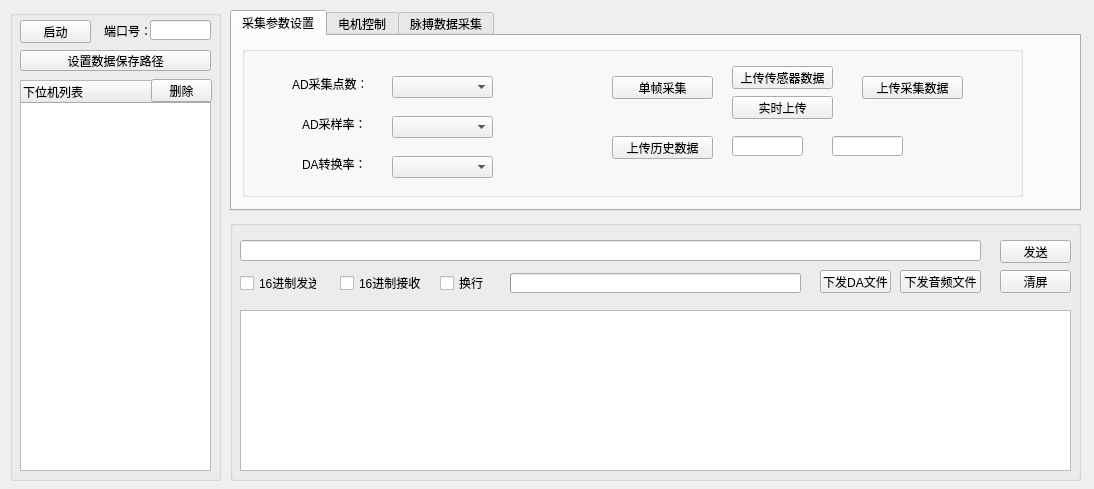
<?xml version="1.0" encoding="UTF-8"?>
<ui version="4.0">
 <class>CtcpEcs</class>
 <widget class="QWidget" name="CtcpEcs">
  <property name="geometry">
   <rect>
    <x>0</x>
    <y>0</y>
    <width>1094</width>
    <height>489</height>
   </rect>
  </property>
  <property name="minimumSize">
   <size>
    <width>1094</width>
    <height>489</height>
   </size>
  </property>
  <property name="maximumSize">
   <size>
    <width>1094</width>
    <height>489</height>
   </size>
  </property>
  <property name="windowTitle">
   <string>CtcpEcs</string>
  </property>
  <widget class="QTabWidget" name="tabWidget">
   <property name="geometry">
    <rect>
     <x>230</x>
     <y>10</y>
     <width>851</width>
     <height>201</height>
    </rect>
   </property>
   <property name="minimumSize">
    <size>
     <width>851</width>
     <height>201</height>
    </size>
   </property>
   <property name="currentIndex">
    <number>0</number>
   </property>
   <property name="tabBarAutoHide">
    <bool>false</bool>
   </property>
   <widget class="QWidget" name="configure">
    <attribute name="title">
     <string>采集参数设置</string>
    </attribute>
    <widget class="QGroupBox" name="groupBox_5">
     <property name="geometry">
      <rect>
       <x>10</x>
       <y>10</y>
       <width>781</width>
       <height>151</height>
      </rect>
     </property>
     <property name="title">
      <string/>
     </property>
     <widget class="QComboBox" name="ADrate">
      <property name="geometry">
       <rect>
        <x>150</x>
        <y>70</y>
        <width>101</width>
        <height>22</height>
       </rect>
      </property>
     </widget>
     <widget class="QLabel" name="label_4">
      <property name="geometry">
       <rect>
        <x>60</x>
        <y>70</y>
        <width>71</width>
        <height>16</height>
       </rect>
      </property>
      <property name="text">
       <string>AD采样率：</string>
      </property>
     </widget>
     <widget class="QPushButton" name="upload3">
      <property name="geometry">
       <rect>
        <x>370</x>
        <y>90</y>
        <width>101</width>
        <height>23</height>
       </rect>
      </property>
      <property name="text">
       <string>上传历史数据</string>
      </property>
     </widget>
     <widget class="QLineEdit" name="files">
      <property name="geometry">
       <rect>
        <x>590</x>
        <y>90</y>
        <width>71</width>
        <height>20</height>
       </rect>
      </property>
      <property name="text">
       <string/>
      </property>
     </widget>
     <widget class="QLabel" name="label_5">
      <property name="geometry">
       <rect>
        <x>60</x>
        <y>110</y>
        <width>71</width>
        <height>16</height>
       </rect>
      </property>
      <property name="text">
       <string>DA转换率：</string>
      </property>
     </widget>
     <widget class="QPushButton" name="single">
      <property name="geometry">
       <rect>
        <x>370</x>
        <y>30</y>
        <width>101</width>
        <height>23</height>
       </rect>
      </property>
      <property name="text">
       <string>单帧采集</string>
      </property>
     </widget>
     <widget class="QComboBox" name="ADnum">
      <property name="geometry">
       <rect>
        <x>150</x>
        <y>30</y>
        <width>101</width>
        <height>22</height>
       </rect>
      </property>
     </widget>
     <widget class="QLineEdit" name="folders">
      <property name="geometry">
       <rect>
        <x>490</x>
        <y>90</y>
        <width>71</width>
        <height>20</height>
       </rect>
      </property>
      <property name="text">
       <string/>
      </property>
     </widget>
     <widget class="QLabel" name="label_3">
      <property name="geometry">
       <rect>
        <x>50</x>
        <y>30</y>
        <width>71</width>
        <height>16</height>
       </rect>
      </property>
      <property name="text">
       <string>AD采集点数：</string>
      </property>
     </widget>
     <widget class="QComboBox" name="DArate">
      <property name="geometry">
       <rect>
        <x>150</x>
        <y>110</y>
        <width>101</width>
        <height>22</height>
       </rect>
      </property>
     </widget>
     <widget class="QPushButton" name="upload1">
      <property name="geometry">
       <rect>
        <x>490</x>
        <y>20</y>
        <width>101</width>
        <height>23</height>
       </rect>
      </property>
      <property name="text">
       <string>上传传感器数据</string>
      </property>
     </widget>
     <widget class="QPushButton" name="upload2">
      <property name="geometry">
       <rect>
        <x>620</x>
        <y>30</y>
        <width>101</width>
        <height>23</height>
       </rect>
      </property>
      <property name="text">
       <string>上传采集数据</string>
      </property>
     </widget>
     <widget class="QPushButton" name="upload1_2">
      <property name="geometry">
       <rect>
        <x>490</x>
        <y>50</y>
        <width>101</width>
        <height>23</height>
       </rect>
      </property>
      <property name="text">
       <string>实时上传</string>
      </property>
     </widget>
    </widget>
   </widget>
   <widget class="QWidget" name="motorCtrl">
    <attribute name="title">
     <string>电机控制</string>
    </attribute>
    <widget class="QSlider" name="verticalSlider">
     <property name="geometry">
      <rect>
       <x>90</x>
       <y>10</y>
       <width>21</width>
       <height>151</height>
      </rect>
     </property>
     <property name="minimum">
      <number>-200</number>
     </property>
     <property name="maximum">
      <number>200</number>
     </property>
     <property name="value">
      <number>1</number>
     </property>
     <property name="sliderPosition">
      <number>1</number>
     </property>
     <property name="orientation">
      <enum>Qt::Vertical</enum>
     </property>
     <property name="invertedAppearance">
      <bool>false</bool>
     </property>
     <property name="invertedControls">
      <bool>false</bool>
     </property>
     <property name="tickPosition">
      <enum>QSlider::TicksAbove</enum>
     </property>
     <property name="tickInterval">
      <number>25</number>
     </property>
    </widget>
    <widget class="QSlider" name="horizontalSlider">
     <property name="geometry">
      <rect>
       <x>340</x>
       <y>50</y>
       <width>201</width>
       <height>22</height>
      </rect>
     </property>
     <property name="minimum">
      <number>-200</number>
     </property>
     <property name="maximum">
      <number>200</number>
     </property>
     <property name="orientation">
      <enum>Qt::Horizontal</enum>
     </property>
     <property name="tickPosition">
      <enum>QSlider::TicksAbove</enum>
     </property>
     <property name="tickInterval">
      <number>25</number>
     </property>
    </widget>
    <widget class="QLabel" name="label_2">
     <property name="geometry">
      <rect>
       <x>60</x>
       <y>10</y>
       <width>21</width>
       <height>31</height>
      </rect>
     </property>
     <property name="styleSheet">
      <string notr="true">QLabel
{
	font-size:25px
}</string>
     </property>
     <property name="text">
      <string>↑</string>
     </property>
     <property name="textFormat">
      <enum>Qt::PlainText</enum>
     </property>
     <property name="alignment">
      <set>Qt::AlignLeading|Qt::AlignLeft|Qt::AlignVCenter</set>
     </property>
    </widget>
    <widget class="QLabel" name="label_8">
     <property name="geometry">
      <rect>
       <x>60</x>
       <y>130</y>
       <width>21</width>
       <height>31</height>
      </rect>
     </property>
     <property name="styleSheet">
      <string notr="true">QLabel
{
	font-size:25px
}</string>
     </property>
     <property name="text">
      <string>↓</string>
     </property>
     <property name="textFormat">
      <enum>Qt::PlainText</enum>
     </property>
     <property name="alignment">
      <set>Qt::AlignLeading|Qt::AlignLeft|Qt::AlignVCenter</set>
     </property>
    </widget>
    <widget class="QLabel" name="label_9">
     <property name="geometry">
      <rect>
       <x>340</x>
       <y>70</y>
       <width>31</width>
       <height>31</height>
      </rect>
     </property>
     <property name="styleSheet">
      <string notr="true">QLabel
{
	font-size:25px
}</string>
     </property>
     <property name="text">
      <string>←</string>
     </property>
     <property name="textFormat">
      <enum>Qt::PlainText</enum>
     </property>
     <property name="alignment">
      <set>Qt::AlignLeading|Qt::AlignLeft|Qt::AlignVCenter</set>
     </property>
    </widget>
    <widget class="QLabel" name="label_10">
     <property name="geometry">
      <rect>
       <x>520</x>
       <y>70</y>
       <width>31</width>
       <height>31</height>
      </rect>
     </property>
     <property name="styleSheet">
      <string notr="true">QLabel
{
	font-size:25px
}</string>
     </property>
     <property name="text">
      <string>→</string>
     </property>
     <property name="textFormat">
      <enum>Qt::PlainText</enum>
     </property>
     <property name="alignment">
      <set>Qt::AlignLeading|Qt::AlignLeft|Qt::AlignVCenter</set>
     </property>
    </widget>
    <widget class="QPushButton" name="Stop">
     <property name="geometry">
      <rect>
       <x>210</x>
       <y>50</y>
       <width>51</width>
       <height>41</height>
      </rect>
     </property>
     <property name="text">
      <string>Stop</string>
     </property>
    </widget>
    <widget class="QLabel" name="label_11">
     <property name="geometry">
      <rect>
       <x>40</x>
       <y>70</y>
       <width>41</width>
       <height>16</height>
      </rect>
     </property>
     <property name="text">
      <string>0.0%</string>
     </property>
    </widget>
    <widget class="QLabel" name="label_12">
     <property name="geometry">
      <rect>
       <x>420</x>
       <y>80</y>
       <width>41</width>
       <height>16</height>
      </rect>
     </property>
     <property name="text">
      <string>0.0%</string>
     </property>
    </widget>
    <widget class="QDoubleSpinBox" name="doubleSpinBox">
     <property name="geometry">
      <rect>
       <x>340</x>
       <y>100</y>
       <width>62</width>
       <height>22</height>
      </rect>
     </property>
     <property name="focusPolicy">
      <enum>Qt::NoFocus</enum>
     </property>
     <property name="contextMenuPolicy">
      <enum>Qt::NoContextMenu</enum>
     </property>
     <property name="layoutDirection">
      <enum>Qt::LeftToRight</enum>
     </property>
     <property name="readOnly">
      <bool>false</bool>
     </property>
     <property name="buttonSymbols">
      <enum>QAbstractSpinBox::UpDownArrows</enum>
     </property>
     <property name="suffix">
      <string>%</string>
     </property>
     <property name="decimals">
      <number>1</number>
     </property>
     <property name="minimum">
      <double>-100.000000000000000</double>
     </property>
     <property name="singleStep">
      <double>2.500000000000000</double>
     </property>
    </widget>
    <widget class="QDoubleSpinBox" name="doubleSpinBox_2">
     <property name="geometry">
      <rect>
       <x>480</x>
       <y>100</y>
       <width>62</width>
       <height>22</height>
      </rect>
     </property>
     <property name="mouseTracking">
      <bool>true</bool>
     </property>
     <property name="buttonSymbols">
      <enum>QAbstractSpinBox::UpDownArrows</enum>
     </property>
     <property name="suffix">
      <string>%</string>
     </property>
     <property name="decimals">
      <number>1</number>
     </property>
     <property name="minimum">
      <double>-100.000000000000000</double>
     </property>
     <property name="singleStep">
      <double>2.500000000000000</double>
     </property>
    </widget>
    <widget class="QPushButton" name="motorReset">
     <property name="geometry">
      <rect>
       <x>150</x>
       <y>50</y>
       <width>51</width>
       <height>41</height>
      </rect>
     </property>
     <property name="text">
      <string>ReSet</string>
     </property>
    </widget>
   </widget>
   <widget class="QWidget" name="pulseCtrl">
    <attribute name="title">
     <string>脉搏数据采集</string>
    </attribute>
    <widget class="QGroupBox" name="groupBox">
     <property name="geometry">
      <rect>
       <x>10</x>
       <y>10</y>
       <width>381</width>
       <height>111</height>
      </rect>
     </property>
     <property name="title">
      <string/>
     </property>
     <widget class="QLabel" name="label_6">
      <property name="geometry">
       <rect>
        <x>30</x>
        <y>60</y>
        <width>71</width>
        <height>20</height>
       </rect>
      </property>
      <property name="text">
       <string>文件大小：</string>
      </property>
     </widget>
     <widget class="QPushButton" name="pulseStart">
      <property name="geometry">
       <rect>
        <x>30</x>
        <y>20</y>
        <width>75</width>
        <height>23</height>
       </rect>
      </property>
      <property name="text">
       <string>开始</string>
      </property>
     </widget>
     <widget class="QLineEdit" name="sizeSet">
      <property name="geometry">
       <rect>
        <x>90</x>
        <y>60</y>
        <width>61</width>
        <height>20</height>
       </rect>
      </property>
      <property name="text">
       <string/>
      </property>
     </widget>
     <widget class="QLabel" name="label_7">
      <property name="geometry">
       <rect>
        <x>160</x>
        <y>60</y>
        <width>71</width>
        <height>20</height>
       </rect>
      </property>
      <property name="text">
       <string>* 60KB</string>
      </property>
     </widget>
     <widget class="QPushButton" name="pulseUpload">
      <property name="geometry">
       <rect>
        <x>220</x>
        <y>60</y>
        <width>75</width>
        <height>23</height>
       </rect>
      </property>
      <property name="text">
       <string>上传</string>
      </property>
     </widget>
     <widget class="QPushButton" name="pulseReset">
      <property name="geometry">
       <rect>
        <x>250</x>
        <y>20</y>
        <width>75</width>
        <height>23</height>
       </rect>
      </property>
      <property name="text">
       <string>复位</string>
      </property>
     </widget>
     <widget class="QPushButton" name="PulseStop">
      <property name="geometry">
       <rect>
        <x>140</x>
        <y>20</y>
        <width>75</width>
        <height>23</height>
       </rect>
      </property>
      <property name="text">
       <string>暂停</string>
      </property>
     </widget>
    </widget>
   </widget>
  </widget>
  <widget class="QGroupBox" name="groupBox_2">
   <property name="geometry">
    <rect>
     <x>10</x>
     <y>10</y>
     <width>211</width>
     <height>471</height>
    </rect>
   </property>
   <property name="title">
    <string/>
   </property>
   <widget class="QTreeWidget" name="treeWidget">
    <property name="geometry">
     <rect>
      <x>10</x>
      <y>70</y>
      <width>191</width>
      <height>391</height>
     </rect>
    </property>
    <property name="horizontalScrollBarPolicy">
     <enum>Qt::ScrollBarAlwaysOff</enum>
    </property>
    <property name="dragEnabled">
     <bool>true</bool>
    </property>
    <property name="uniformRowHeights">
     <bool>false</bool>
    </property>
    <property name="animated">
     <bool>false</bool>
    </property>
    <property name="headerHidden">
     <bool>false</bool>
    </property>
    <property name="expandsOnDoubleClick">
     <bool>false</bool>
    </property>
    <property name="columnCount">
     <number>1</number>
    </property>
    <attribute name="headerCascadingSectionResizes">
     <bool>false</bool>
    </attribute>
    <attribute name="headerDefaultSectionSize">
     <number>144</number>
    </attribute>
    <attribute name="headerHighlightSections">
     <bool>false</bool>
    </attribute>
    <attribute name="headerShowSortIndicator" stdset="0">
     <bool>false</bool>
    </attribute>
    <attribute name="headerStretchLastSection">
     <bool>true</bool>
    </attribute>
    <column>
     <property name="text">
      <string>下位机列表</string>
     </property>
     <property name="textAlignment">
      <set>AlignLeading|AlignVCenter</set>
     </property>
    </column>
   </widget>
   <widget class="QPushButton" name="start">
    <property name="geometry">
     <rect>
      <x>10</x>
      <y>10</y>
      <width>71</width>
      <height>23</height>
     </rect>
    </property>
    <property name="text">
     <string>启动</string>
    </property>
   </widget>
   <widget class="QLineEdit" name="portNum">
    <property name="geometry">
     <rect>
      <x>140</x>
      <y>10</y>
      <width>61</width>
      <height>20</height>
     </rect>
    </property>
   </widget>
   <widget class="QLabel" name="label">
    <property name="geometry">
     <rect>
      <x>94</x>
      <y>15</y>
      <width>54</width>
      <height>12</height>
     </rect>
    </property>
    <property name="text">
     <string>端口号：</string>
    </property>
   </widget>
   <widget class="QPushButton" name="del">
    <property name="geometry">
     <rect>
      <x>141</x>
      <y>69</y>
      <width>61</width>
      <height>23</height>
     </rect>
    </property>
    <property name="text">
     <string>删除</string>
    </property>
   </widget>
   <widget class="QPushButton" name="setpath">
    <property name="geometry">
     <rect>
      <x>10</x>
      <y>40</y>
      <width>191</width>
      <height>21</height>
     </rect>
    </property>
    <property name="text">
     <string>设置数据保存路径</string>
    </property>
   </widget>
  </widget>
  <widget class="QGroupBox" name="groupBox_3">
   <property name="geometry">
    <rect>
     <x>230</x>
     <y>220</y>
     <width>851</width>
     <height>261</height>
    </rect>
   </property>
   <property name="title">
    <string/>
   </property>
   <widget class="QPushButton" name="Send">
    <property name="geometry">
     <rect>
      <x>770</x>
      <y>20</y>
      <width>71</width>
      <height>23</height>
     </rect>
    </property>
    <property name="text">
     <string>发送</string>
    </property>
   </widget>
   <widget class="QCheckBox" name="NewLine">
    <property name="geometry">
     <rect>
      <x>210</x>
      <y>55</y>
      <width>83</width>
      <height>16</height>
     </rect>
    </property>
    <property name="text">
     <string>换行</string>
    </property>
   </widget>
   <widget class="QPushButton" name="Clear">
    <property name="geometry">
     <rect>
      <x>770</x>
      <y>50</y>
      <width>71</width>
      <height>23</height>
     </rect>
    </property>
    <property name="text">
     <string>清屏</string>
    </property>
   </widget>
   <widget class="QCheckBox" name="ckHexSend">
    <property name="geometry">
     <rect>
      <x>10</x>
      <y>55</y>
      <width>77</width>
      <height>16</height>
     </rect>
    </property>
    <property name="text">
     <string>16进制发送</string>
    </property>
   </widget>
   <widget class="QCheckBox" name="ckHexReceive">
    <property name="geometry">
     <rect>
      <x>110</x>
      <y>55</y>
      <width>89</width>
      <height>16</height>
     </rect>
    </property>
    <property name="text">
     <string>16进制接收</string>
    </property>
   </widget>
   <widget class="QLineEdit" name="Datasend">
    <property name="geometry">
     <rect>
      <x>10</x>
      <y>20</y>
      <width>741</width>
      <height>21</height>
     </rect>
    </property>
   </widget>
   <widget class="QPushButton" name="SendDataFile">
    <property name="geometry">
     <rect>
      <x>670</x>
      <y>50</y>
      <width>81</width>
      <height>23</height>
     </rect>
    </property>
    <property name="text">
     <string>下发音频文件</string>
    </property>
   </widget>
   <widget class="QPushButton" name="SendDataFile_DA">
    <property name="geometry">
     <rect>
      <x>590</x>
      <y>50</y>
      <width>71</width>
      <height>23</height>
     </rect>
    </property>
    <property name="text">
     <string>下发DA文件</string>
    </property>
   </widget>
   <widget class="QTextEdit" name="infoShow">
    <property name="geometry">
     <rect>
      <x>10</x>
      <y>90</y>
      <width>831</width>
      <height>161</height>
     </rect>
    </property>
   </widget>
   <widget class="QProgressBar" name="progressBar">
    <property name="geometry">
     <rect>
      <x>280</x>
      <y>53</y>
      <width>291</width>
      <height>20</height>
     </rect>
    </property>
    <property name="value">
     <number>0</number>
    </property>
    <property name="textVisible">
     <bool>false</bool>
    </property>
   </widget>
  </widget>
 </widget>
 <layoutdefault spacing="6" margin="11"/>
 <resources/>
 <connections/>
</ui>
